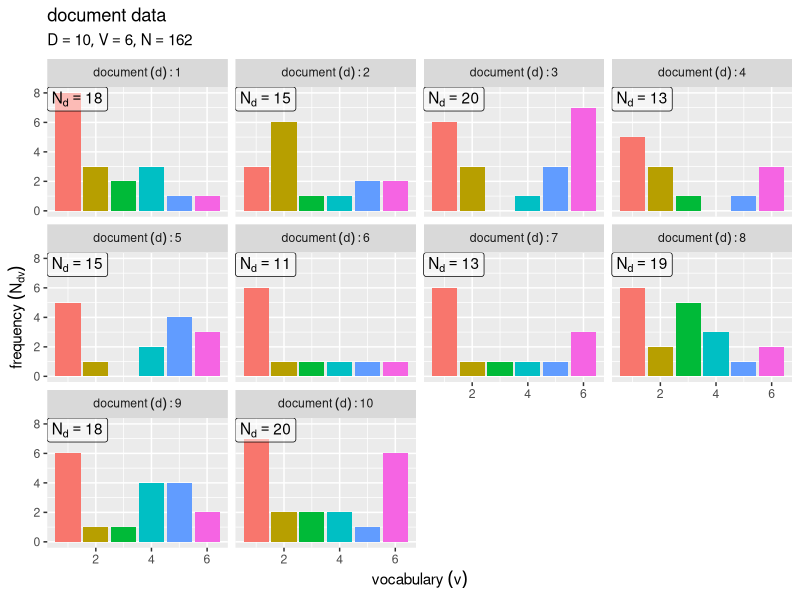
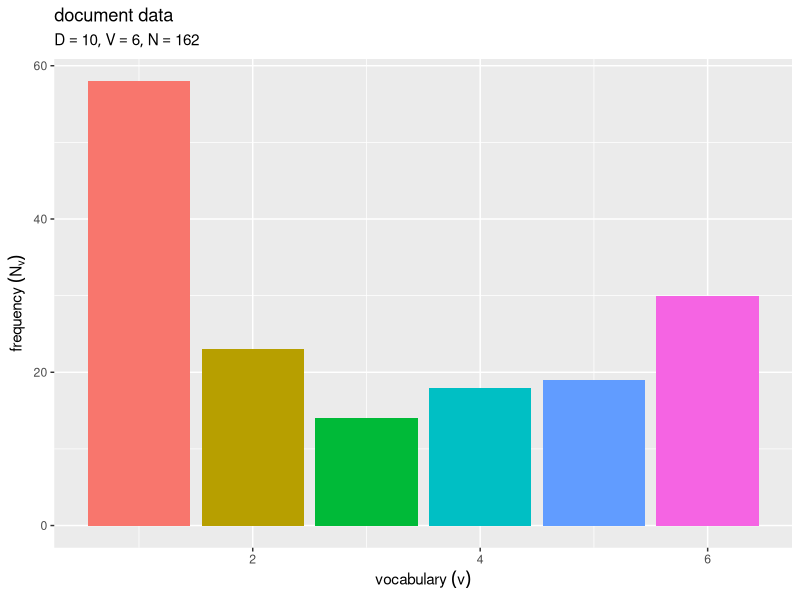
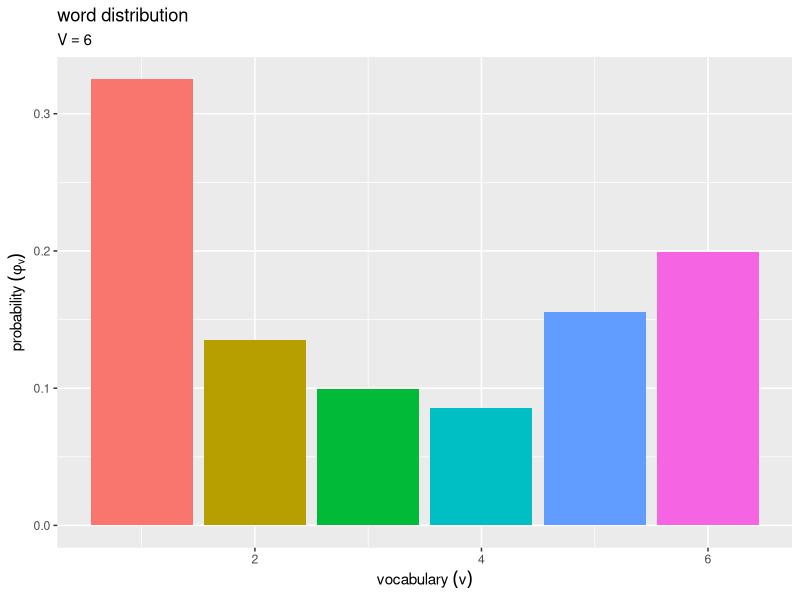

The R source for these figures, in order:

# chapter 2.1
# ユニグラムモデル

# 生成モデル -------------------------------------------------------------------

# 利用パッケージ
library(tidyverse)

# パッケージ名の省略用
library(ggplot2)


# 文書データの簡易生成 --------------------------------------------------------------

### ・パラメータの設定 -----

# 文書数を指定
D <- 10

# 語彙数を指定
V <- 6

# 単語分布のハイパーパラメータを指定
true_beta   <- 1
true_beta_v <- rep(true_beta, times = V) # 一様なパラメータの場合
#true_beta_v <- runif(n = V, min = 1, max = 2) # 多様なパラメータの場合

# 単語分布のパラメータを生成
#true_phi_v <- rep(1/V, times = V) # 一様なパラメータの場合
true_phi_v <- MCMCpack::rdirichlet(n = 1, alpha = true_beta_v) |> # 多様なパラメータの場合
  as.vector()


### ・文書データの生成 -----

# 文書集合を初期化
w_lt <- list()

# 各文書の単語数を初期化
N_d <- rep(NA, times = D)

# 文書ごとの各語彙の単語数を初期化
N_dv <- matrix(0, nrow = D, ncol = V)

# 文書データを生成
for(d in 1:D) {
  
  # 単語数を生成
  N_d[d] <- sample(x = 10:20, size = 1) # 下限・上限を指定
  
  # 各単語の語彙を初期化
  w_n <- rep(NA, times = N_d[d])
  
  for(n in 1:N_d[d]) { # 単語ごと
    
    # 語彙を生成
    onehot_v <- rmultinom(n = 1, size = 1, prob = true_phi_v) |> # one-hot符号
      as.vector()
    v <- which(onehot_v == 1) # 語彙番号
    
    # 語彙を割当
    w_n[n] <- v
    
    # 頻度をカウント
    N_dv[d, v] <- N_dv[d, v] + 1
  }
  
  # データを記録
  w_lt[[d]] <- w_n
  
  # 途中経過を表示
  print(paste0("document: ", d, ", words: ", N_d[d]))
}


### ・データの生成：簡易版 -----

# 文書ごとの各語彙の出現回数を生成
#N_dv <- rmultinom(n = D, size = N_d, prob = true_phi_v)


### ・データの集計 -----

# 文書ごとの各語彙の出現回数を集計
N_dv <- w_lt |> 
  lapply(
    FUN = \(w_n) {
      tibble::tibble(
        v    = w_n, # 語彙番号
        freq = 1    # 語彙頻度の集計用
      ) |> 
        dplyr::bind_rows(tibble::tibble(v = 1:V, freq = 0)) |> # 未出現の語彙の補完用
        dplyr::reframe(
          freq = sum(freq), .by = v # 語彙頻度を集計
        ) |> 
        dplyr::arrange(v) |> # 頻度列の結合用
        dplyr::select(freq)
    }
  ) |> 
  dplyr::bind_cols(.name_repair = ~paste0("V", 1:D)) |> # 頻度列を結合
  t() # 行と列を入替・マトリクスに変換
names(N_dv) <- NULL

# 各文書の単語数を取得
N_d <- rowSums(N_dv)

# 全文書の単語数を取得
N <- sum(N_dv)


### ・データの可視化

# 文書と語彙ごとの頻度データを格納
Ndv_df <- N_dv |> 
  tibble::as_tibble(.name_repair = ~paste0("V", 1:V)) |> # 語彙番号の列名を設定
  tibble::add_column(
    d = 1:D # 文書番号
  ) |> 
  tidyr::pivot_longer(
    cols         = !d, 
    names_to     = "v", # 語彙番号
    names_prefix = "V", 
    names_transform = list(v = as.numeric), 
    values_to    = "freq" # 語彙頻度
  )

# ラベル用の文字列を作成
doc_label_df <- tibble::tibble(
  d     = 1:D, # 文書番号
  max_n = N_d  # 単語数
)
set_label <- paste0(
  "list(", 
  "D == ", D, ", ", 
  "V == ", V, ", ", 
  "N == ", N, 
  ")"
)

# 文書ごとの語彙頻度を作図
ggplot() + 
  geom_bar(data = Ndv_df, 
           mapping = aes(x = v, y = freq, fill = factor(v)), 
           stat = "identity") + # 文書ごとの各語彙の出現回数
  geom_label(data = doc_label_df, 
             mapping = aes(x = -Inf, y = Inf, label = paste("N[d] ==", max_n)), 
             parse = TRUE, hjust = 0, vjust = 1, alpha = 0.5) + # 各文書の単語数
  facet_wrap(d ~ ., labeller = label_bquote(document ~ (d): .(d))) + # 文書ごとに分割
  guides(fill = "none") + # 凡例の体裁
  labs(title = "document data", 
       subtitle = parse(text = set_label), 
       x = expression(vocabulary ~ (v)), 
       y = expression(frequency ~ (N[dv])))


# 語彙ごとの語彙頻度データを格納
Nv_df <- Ndv_df |> 
  dplyr::reframe(
    freq = sum(freq), .by = v, # 各語彙の単語数を集計
  )

# 全文書の頻度を作図
ggplot() + 
  geom_bar(data = Nv_df, 
           mapping = aes(x = v, y = freq, fill = factor(v)), 
           stat = "identity") + # 全文書の各語彙の出現回数
  guides(fill = "none") + # 凡例の体裁
  labs(title = "document data", 
       subtitle = parse(text = set_label), 
       x = expression(vocabulary ~ (v)), 
       y = expression(frequency ~ (N[v])))


# 単語分布を格納
true_phi_df <- tibble::tibble(
  v    = 1:V, # 語彙番号
  prob = true_phi_v # 生成確率
)

# ラベル用の文字列を作成
vocab_label <- paste0(
  "V == ", V
)

# 単語分布を作図
ggplot() + 
  geom_bar(data = true_phi_df, 
           mapping = aes(x = v, y = prob, fill = factor(v)), 
           stat = "identity") + # 生成確率
  guides(fill = "none") + # 凡例の体裁
  labs(title = "word distribution", 
       subtitle = parse(text = vocab_label), 
       x = expression(vocabulary ~ (v)), 
       y = expression(probability ~ (phi[v])))
